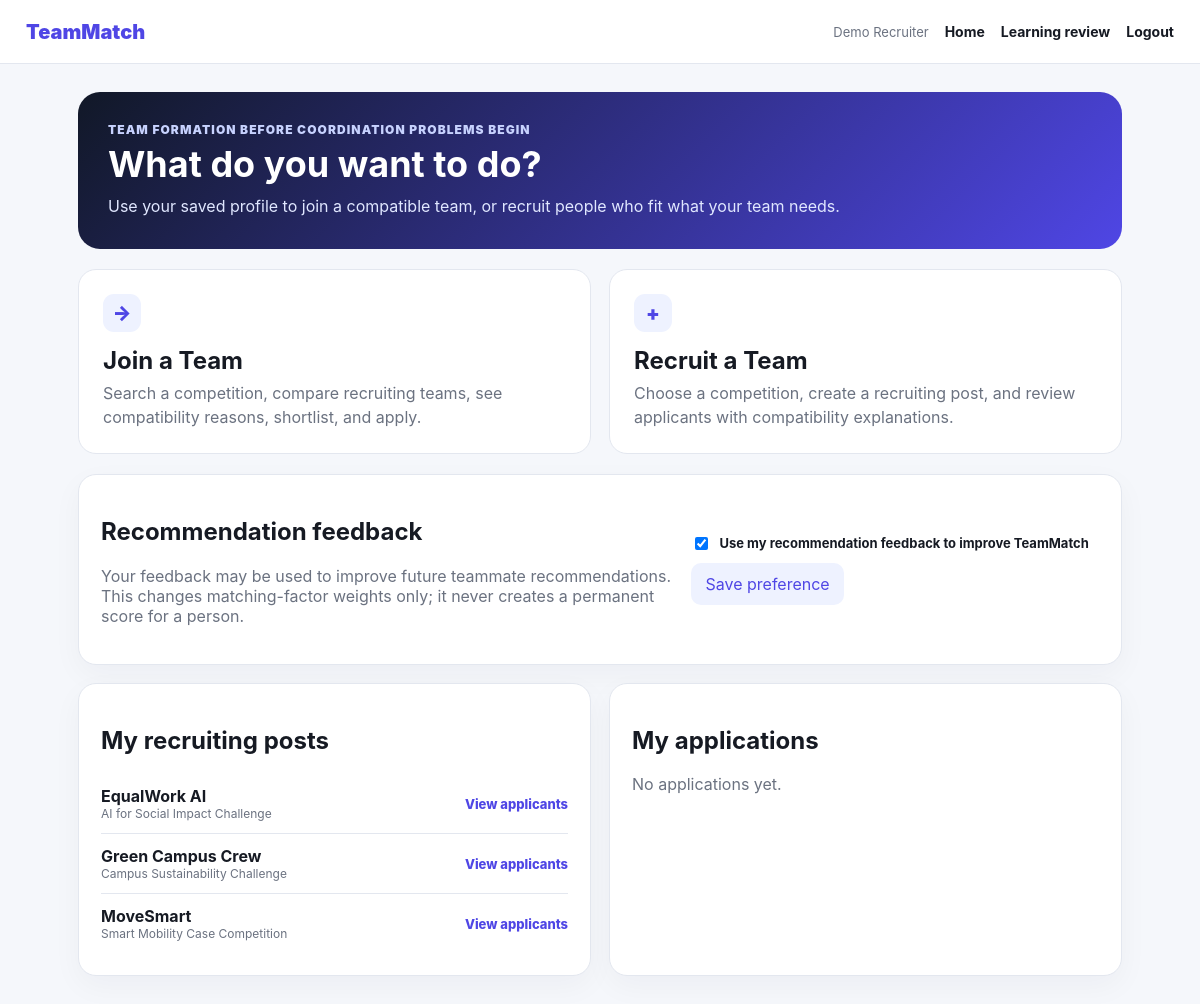
The app's page /dashboard (signed in) with its own data.
### tables this page shows
CREATE TABLE users (
            id INTEGER PRIMARY KEY AUTOINCREMENT,
            name TEXT NOT NULL,
            university TEXT NOT NULL,
            email TEXT NOT NULL UNIQUE,
            password_hash TEXT NOT NULL,
            skills TEXT NOT NULL,
            availability TEXT NOT NULL,
            preferred_role TEXT NOT NULL,
            working_style TEXT NOT NULL,
            project_goal TEXT NOT NULL,
            feedback_opt_in INTEGER NOT NULL DEFAULT 1,
            created_at DATETIME DEFAULT CURRENT_TIMESTAMP
        );

CREATE TABLE teams (
            id INTEGER PRIMARY KEY AUTOINCREMENT,
            competition_id INTEGER NOT NULL,
            owner_id INTEGER NOT NULL,
            title TEXT NOT NULL,
            description TEXT,
            needed_skills TEXT NOT NULL,
            needed_role TEXT NOT NULL,
            availability TEXT NOT NULL,
            working_style TEXT NOT NULL,
            project_goal TEXT NOT NULL,
            members_needed INTEGER NOT NULL DEFAULT 1,
            created_at DATETIME DEFAULT CURRENT_TIMESTAMP,
            FOREIGN KEY (competition_id) REFERENCES competitions(id),
            FOREIGN KEY (owner_id) REFERENCES users(id)
        );

CREATE TABLE competitions (
            id INTEGER PRIMARY KEY AUTOINCREMENT,
            name TEXT NOT NULL,
            organizer TEXT,
            deadline TEXT,
            description TEXT
        );

### app.py (the view)
@app.route("/dashboard")
@login_required
def dashboard():
    conn = get_db()
    my_teams = conn.execute("""SELECT teams.*, competitions.name AS competition_name FROM teams JOIN competitions ON competitions.id = teams.competition_id WHERE teams.owner_id = ? ORDER BY teams.created_at DESC""", (session["user_id"],)).fetchall()
    applications = conn.execute("""SELECT applications.*, teams.title AS team_title FROM applications JOIN teams ON teams.id = applications.team_id WHERE applications.user_id = ? ORDER BY applications.created_at DESC""", (session["user_id"],)).fetchall()
    conn.close()
    return render_template("dashboard.html", my_teams=my_teams, applications=applications)

### app.py (called while the page is built)
def login_required(view):
    @wraps(view)
    def wrapped(*args, **kwargs):
        if "user_id" not in session:
            flash("Please log in first.")
            return redirect(url_for("login"))
        return view(*args, **kwargs)
    return wrapped

def current_user():
    if "user_id" not in session:
        return None
    conn = get_db()
    user = conn.execute("SELECT * FROM users WHERE id = ?", (session["user_id"],)).fetchone()
    conn.close()
    return user

@app.context_processor
def inject_user():
    return {"logged_in_user": current_user()}

### db.py (called while the page is built)
def get_db():
    conn = sqlite3.connect(DB_PATH)
    conn.row_factory = sqlite3.Row
    conn.execute("PRAGMA foreign_keys = ON")
    return conn

### templates/dashboard.html (shortened to what this page needs)
{% extends "base.html" %}
{% block content %}
<section class="hero">
  <div>
    <div class="eyebrow light">Team formation before coordination problems begin</div>
    <h1>What do you want to do?</h1>
    <p>Use your saved profile to join a compatible team, or recruit people who fit what your team needs.</p>
  </div>
</section>
<section class="choice-grid">
  <a class="choice-card" href="{{ url_for('competitions', mode='join') }}">
    <div class="choice-icon">→</div>
    <h2>Join a Team</h2>
    <p>Search a competition, compare recruiting teams, see compatibility reasons, shortlist, and apply.</p>
  </a>
  <a class="choice-card" href="{{ url_for('competitions', mode='recruit') }}">
    <div class="choice-icon">+</div>
    <h2>Recruit a Team</h2>
    <p>Choose a competition, create a recruiting post, and review applicants with compatibility explanations.</p>
  </a>
</section>
<section class="card feedback-pref-card">
  <div>
    <h2>Recommendation feedback</h2>
    <p class="muted">Your feedback may be used to improve future teammate recommendations. This changes matching-factor weights only; it never creates a permanent score for a person.</p>
  </div>
  <form method="post" action="{{ url_for('feedback_preference') }}">
    <label class="toggle-row">
      <input type="checkbox" name="feedback_opt_in" {% if logged_in_user.feedback_opt_in %}checked{% endif %}>
      Use my recommendation feedback to improve TeamMatch
    </label>
    <button class="secondary" type="submit">Save preference</button>
  </form>
</section>
<div class="dashboard-grid">
  <section class="card">
    <h2>My recruiting posts</h2>
    {% if my_teams %}
      {% for team in my_teams %}
        <div class="row-item">
          <div>
            <strong>{{ team.title }}</strong>
            <div class="muted small">{{ team.competition_name }}</div>
          </div>
          <a class="text-link" href="{{ url_for('team_applicants', team_id=team.id) }}">View applicants</a>
        </div>
      {% endfor %}
    {% else %}
      <p class="muted">No recruiting posts yet.</p>
    {% endif %}
  </section>
  <section class="card">
    <h2>My applications</h2>
    {% if applications %}
      {% for application in applications %}
        <div class="row-item">
          <div>
            <strong>{{ application.team_title }}</strong>
            <div class="muted small">Status: {{ application.status }}</div>
          </div>
        </div>
      {% endfor %}
    {% else %}
      <p class="muted">No applications yet.</p>
    {% endif %}
  </section>
</div>
{% endblock %}

### templates/base.html (shortened to what this page needs)
<!doctype html>
<html lang="en">
<head>
  <link rel="stylesheet" href="{{ url_for('static', filename='style.css') }}">
</head>
<body>
  <nav class="nav">
    <a class="brand" href="{{ url_for('dashboard') if logged_in_user else url_for('login') }}">TeamMatch</a>
    <div class="nav-links">
      {% if logged_in_user %}
        <span class="nav-user">{{ logged_in_user.name }}</span>
        <a href="{{ url_for('dashboard') }}">Home</a>
        <a href="{{ url_for('learning_dashboard') }}">Learning review</a>
        <a href="{{ url_for('logout') }}">Logout</a>
      {% endif %}
    </div>
  </nav>
  <main class="container">
    {% block content %}{% endblock %}
  </main>
</body>
</html>

### static/style.css (style rules this page uses)
:root { --bg:#f5f7fb; --card:#ffffff; --ink:#161a23; --muted:#6b7280; --line:#e3e7ef; --accent:#4f46e5; --accent-dark:#3730a3; --accent-soft:#eef2ff; --success:#166534; }
* { box-sizing:border-box }
body { margin:0; background:var(--bg); color:var(--ink); font-family:Inter,ui-sans-serif,system-ui,-apple-system,BlinkMacSystemFont,"Segoe UI",sans-serif; }
a { color:inherit }
.nav { height:64px; display:flex; align-items:center; justify-content:space-between; padding:0 26px; background:#fff; border-bottom:1px solid var(--line); }
.brand { font-size:20px;font-weight:900;color:var(--accent);text-decoration:none }
.nav-links { display:flex;gap:16px;align-items:center }
.nav-links a { text-decoration:none;font-weight:700;font-size:14px }
.nav-user { color:var(--muted);font-size:13px }
.container { max-width:1080px;margin:0 auto;padding:28px 18px 64px }
.hero { padding:30px; color:#fff; background:linear-gradient(135deg,#111827,#4f46e5); border-radius:22px; margin-bottom:20px; }
.hero h1 { margin:5px 0 8px;font-size:36px }
.hero p { max-width:740px;margin:0;color:#e0e7ff;line-height:1.55 }
.eyebrow { font-size:12px;font-weight:900;text-transform:uppercase;letter-spacing:.09em;color:var(--accent) }
.eyebrow.light { color:#c7d2fe }
.muted { color:var(--muted) }
.small { font-size:12px }
.auth-card,.card { background:var(--card); border:1px solid var(--line); border-radius:18px; padding:22px; box-shadow:0 10px 30px rgba(15,23,42,.04); }
label { display:block;font-size:13px;font-weight:800;margin:13px 0 6px }
input,select,textarea { width:100%; padding:11px 12px; border:1px solid #cfd5df; border-radius:10px; background:#fff; font:inherit; }
button,.primary-link,.secondary-link { border:0; border-radius:10px; padding:11px 14px; font-weight:900; font:inherit; cursor:pointer; text-decoration:none; display:inline-block; }
.secondary,.secondary-link { background:var(--accent-soft);color:var(--accent) }
.choice-grid { display:grid;grid-template-columns:1fr 1fr;gap:18px;margin-bottom:20px }
.choice-card { background:#fff; border:1px solid var(--line); border-radius:18px; padding:24px; text-decoration:none; transition:.15s ease; }
.choice-icon { width:38px;height:38px;border-radius:11px;background:var(--accent-soft); display:grid;place-items:center;color:var(--accent);font-weight:900;font-size:20px }
.choice-card h2 { margin:14px 0 6px }
.choice-card p { color:var(--muted);line-height:1.5;margin:0 }
.dashboard-grid { display:grid;grid-template-columns:1fr 1fr;gap:18px }
.row-item { display:flex;align-items:center;justify-content:space-between;gap:14px; padding:12px 0;border-bottom:1px solid var(--line) }
.row-item:last-child { border-bottom:0 }
.text-link { color:var(--accent);font-weight:800;text-decoration:none;font-size:13px }
.feedback-pref-card { margin-bottom:18px;display:grid;grid-template-columns:1.4fr 1fr;gap:20px;align-items:center }
.toggle-row { display:flex;align-items:center;gap:8px;font-weight:700;margin:0 0 10px }
.toggle-row input { width:auto }

### records on screen
users: name "Demo Recruiter", feedback_opt_in "☑"
teams: title "EqualWork AI", competition_name "AI for Social Impact Challenge"
teams: title "Green Campus Crew", competition_name "Campus Sustainability Challenge"
teams: title "MoveSmart", competition_name "Smart Mobility Case Competition"
